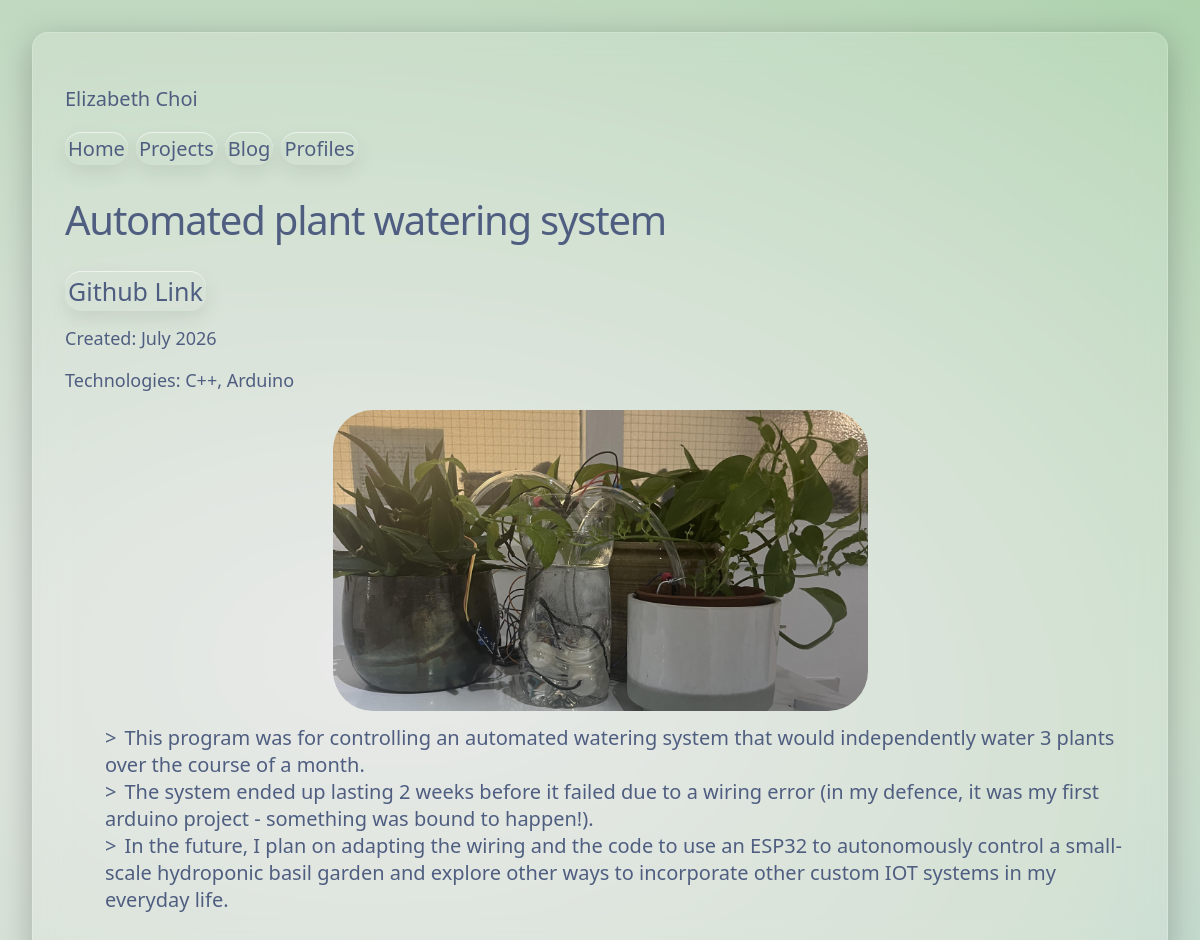
The app's page /projects/2 with its own data.
### tables this page shows
CREATE TABLE projects (
    id INTEGER PRIMARY KEY AUTOINCREMENT, 
    title TEXT NOT NULL,
    created TEXT,
    technologies TEXT,
    img_path TEXT, 
    github TEXT,
    award TEXT,
    content TEXT NOT NULL, 
    completed BOOLEAN NOT NULL,
    archived BOOLEAN NOT NULL 
);

### portfolio/projects.py (the view)
@bp.route('/<int:index>', methods=['GET'])
def project(index):
    entry = get_db().execute(
        'SELECT title, created, img_path, technologies, github, award, content FROM projects WHERE id = ?',
        (index,)
    ).fetchone()
    if entry is None:
        abort(404)
    contents = entry['content'].split(". ")
    return render_template('projects/project_page.html', entry=entry, contents=contents)

### portfolio/db.py (called while the page is built)
def get_db():
    if 'db' not in g:
        g.db = sqlite3.connect(
            current_app.config['DATABASE'],
            detect_types=sqlite3.PARSE_DECLTYPES
        )
        g.db.row_factory = sqlite3.Row
    return g.db

### portfolio/templates/projects/project_page.html (shortened to what this page needs)
<!doctype html>
<html>
{% extends 'base.html' %}
{% block header %}
    <h1>{{entry['title']}}</h1>
{% endblock %}
{% block content %}
    {% if entry['github'] != None %}
        <a href="{{entry['github']}}">Github Link</a>
    {% endif %}
    <div class="stats">
        {% if entry['created'] != None %}
            <p>Created: {{entry['created']}}</p>
            {% endif %}
            {% if entry['technologies'] != None %}
                <p>Technologies: {{entry['technologies']}}</p>
            {% endif %}
    </div>
    {% if entry['img_path'] != None %}
        <img src="{{ url_for('static', filename='images/' ~ entry['img_path'])}}">
    {% endif %}
    <ul>
        {% for x in contents %}
            <li>{{ x }}.</li>
        {% endfor %}
    </ul>
{% endblock %}

### portfolio/static/styles.css (style rules this page uses)
:root { --text-color: #4f5e80; }
html, body { min-height: auto; margin: 0; font-family: system-ui, -apple-system, sans-serif; color: var(--text-color); }
img { max-width:50%; height: auto; border-radius: 40px; display: block; margin-left: auto; margin-right: auto; }
p, li { font-weight: 100; font-size: 20px; text-decoration: none; color: var(--text-color); }
ul { list-style-type: none; }
ul li::before { content: ">"; margin-right: 8px; }
h1 { font-size: 40px; font-weight: 100; letter-spacing: -0.03em; text-decoration: none; color: var(--text-color); }
a { text-align: center; font-weight: 100; padding: 3px; border-radius: 999px; color: var(--text-color); text-decoration: none; cursor: pointer; transition: background 200ms ease, transform 150ms ease; border-radius: 16px; box-shadow: 0 8px 20px rgba(0, 0, 0, 0.08), inset 0 1px 0 rgba(255, 255, 255, 0.6); font-size: 25px; }
.stats p { font-size: 18px; }

### records on screen
projects: title "Automated plant watering system", created "July 2026", technologies "C++, Arduino", img_path (picture)

### other values on screen
{{ x }} "This program was for controlling an automated watering system that would independently water 3 plants over the course of a month" "The system ended up lasting 2 weeks before it failed due to a wiring error (in my defence, it was my first arduino project - something was bound to happen!)"
